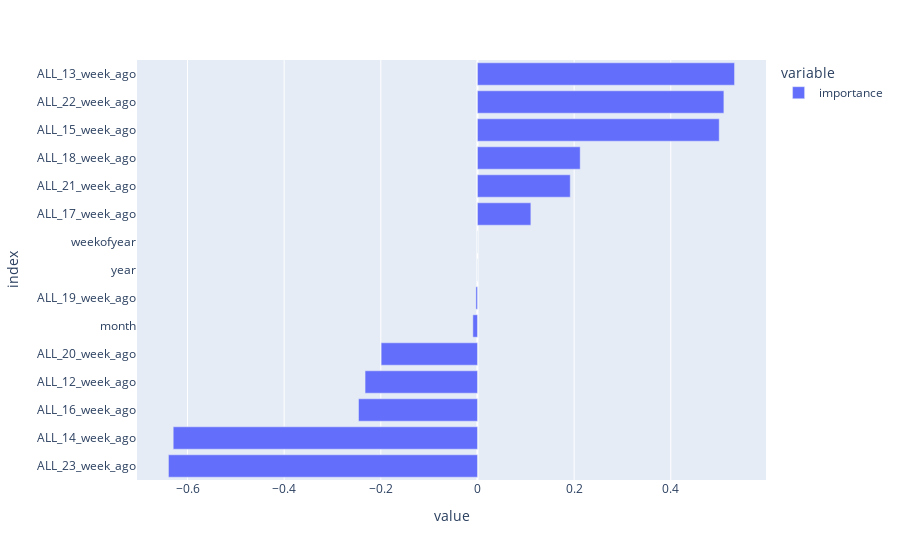

Notebook source saved alongside this figure:
### Markdown cell above
## forecast

### Code cell
%%time

train_last_date = '2022-01-02'
X_train = X[X.index <= train_last_date]
y_train = y[y.index <= train_last_date]
print(X_train.shape, y_train.shape)

model = trainXGBoost(X_train, y_train)

fi = pd.DataFrame(model.coef_, index=X_train.columns, columns=['importance']).sort_values('importance')
px.bar(fi, orientation='h')

### Figure 1 — Plotly figure (JSON) as saved in the notebook; plotly's stock layout.template omitted (floating-point values rounded to 4 significant figures)
{"data": [{"alignmentgroup": "True", "hovertemplate": "variable=importance<br>value=%{x}<br>index=%{y}<extra></extra>", "legendgroup": "importance", "marker": {"color": "#636efa", "pattern": {"shape": ""}}, "name": "importance", "offsetgroup": "importance", "orientation": "h", "showlegend": true, "textposition": "auto", "type": "bar", "x": [-0.6395, -0.6296, -0.2462, -0.2326, -0.1993, -0.009541, -0.003237, -4.275e-05, -4.142e-05, 0.1105, 0.192, 0.2125, 0.5002, 0.5099, 0.532], "xaxis": "x", "y": ["ALL_23_week_ago", "ALL_14_week_ago", "ALL_16_week_ago", "ALL_12_week_ago", "ALL_20_week_ago", "month", "ALL_19_week_ago", "year", "weekofyear", "ALL_17_week_ago", "ALL_21_week_ago", "ALL_18_week_ago", "ALL_15_week_ago", "ALL_22_week_ago", "ALL_13_week_ago"], "yaxis": "y"}], "layout": {"autosize": true, "barmode": "relative", "legend": {"title": {"text": "variable"}, "tracegroupgap": 0}, "margin": {"t": 60}, "xaxis": {"anchor": "y", "autorange": true, "domain": [0, 1], "range": [-0.7045, 0.5971], "title": {"text": "value"}, "type": "linear"}, "yaxis": {"anchor": "x", "autorange": true, "domain": [0, 1], "range": [-0.5, 14.5], "title": {"text": "index"}, "type": "category"}}}
